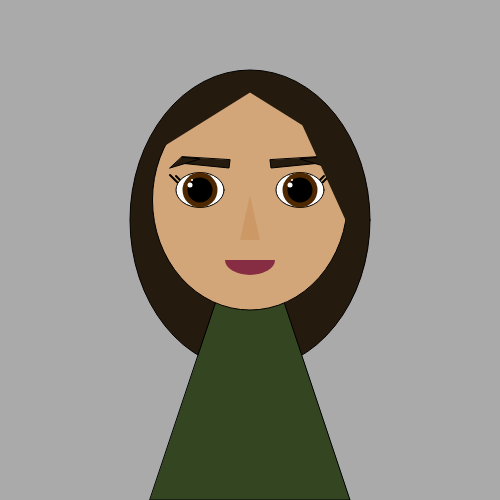
Frame 1 (no input)
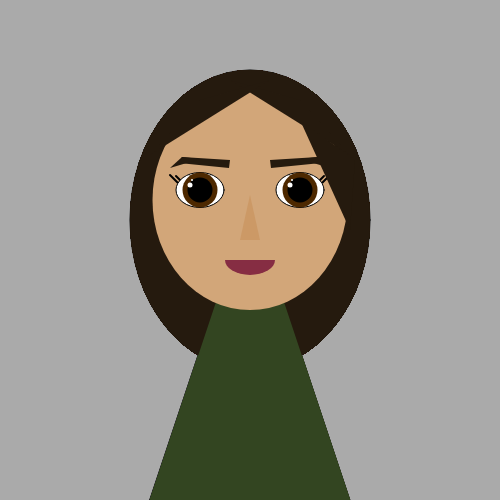
Frame 60 (no input)
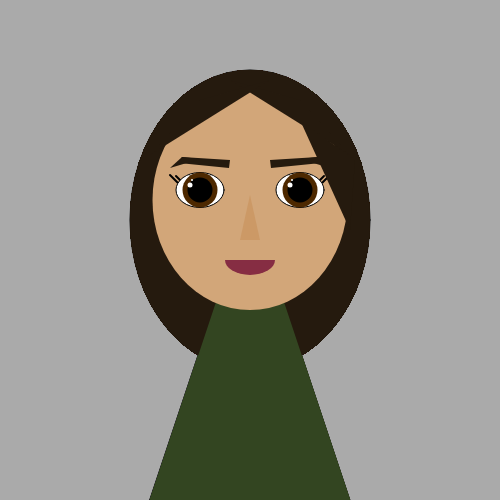
Frame 120 (the mouse pressed at the canvas centre since frame 60)

The p5.js sketch that drew these frames (run headless with seeded random() and noise() and a simulated clock; from frame 60 on, the mouse is pressed at the canvas centre):

// p5.js sketch
// ── sketch.js
//Sabrina Oliver
//so6299@bard.edu
//feb 9 2017
//I worked alone on this assignment with assistance from http://www.w3schools.com/colors/colors_picker.asp for picking colors.
//reflection: I wanted to created an avatar that looked like me but very simplistic. Looking back, I guess I was a bit inspired by the look of animal crossing characters. I wanted the focus to be on the face so it has a basic body. To make it more lively I added highlights in the eyes. And I could have given it arms, but I really hate circle hands so I decided not to. As for technical things, there was definitely a lot of math involved to make sure the resulting image had matching sides, so I experimented a bit with that.


function setup() {
    createCanvas(500,500);
    background(170);
}

function draw() {
    
//hair top
    fill(37,26,14);
    ellipse(250,220,240,300);
//body
    fill(51,69,33);
    triangle(250,200,350,500,150,500);
//face
    fill(210,166,121);
    ellipse(250,200,195,220);
//left eyebrow
    fill(37,26,14);
    quad(230,160,229,168,179,163,182,157);
    triangle(182,157,200,159,170,168);
//right eyebrow
    quad(270,160,271,168,321,163,318,157);
    triangle(318,157,300,159,330,168);
//left eyelash
    strokeWeight(2);
    line(170,175,180,185);
    line(176,176,195,195);
//right eyelash
    line(330,175,320,185);
    line(324,176,305,195);
//hair side right
    strokeWeight(0);
    fill(37,26,14);
    triangle(230,80,300,100,350,155);
    triangle(300,120,355,160,350,230);
//hair side left
    triangle(270,80,200,100,150,155);
//left eye
    fill(255);
    strokeWeight(1);
    ellipse(200,190,48,35);
//right eye
    fill(255);
    strokeWeight(1);
    ellipse(300,190,48,35);
 //left eye color
    fill(77,40,0);
    strokeWeight(0);
    ellipse(200,190,35,35);
//right eye color
    fill(77,40,0);
    strokeWeight(0);
    ellipse(300,190,35,35);
//left eye pupil
    fill(0);
    ellipse(200,190,25,25);
//right eye pupil
    fill(0);
    ellipse(300,190,25,25);
//left eye highlight
    fill(255);
    ellipse(190,185,5,5);
    ellipse(192,180,2,2);
//right eye highlight
    fill(255);
    ellipse(290,185,5,5);
    ellipse(292,180,2,2);
//mouth
    fill(134,45,67);
    arc(250,260,50,30,0,PI);
//nose
    fill(204,153,102);
    triangle(250,195,260,240,240,240);

    
    
    
}
